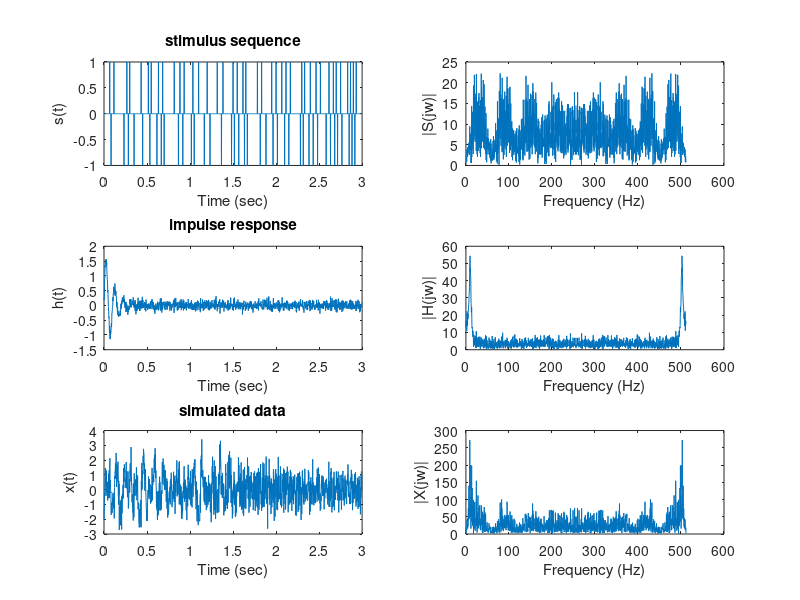
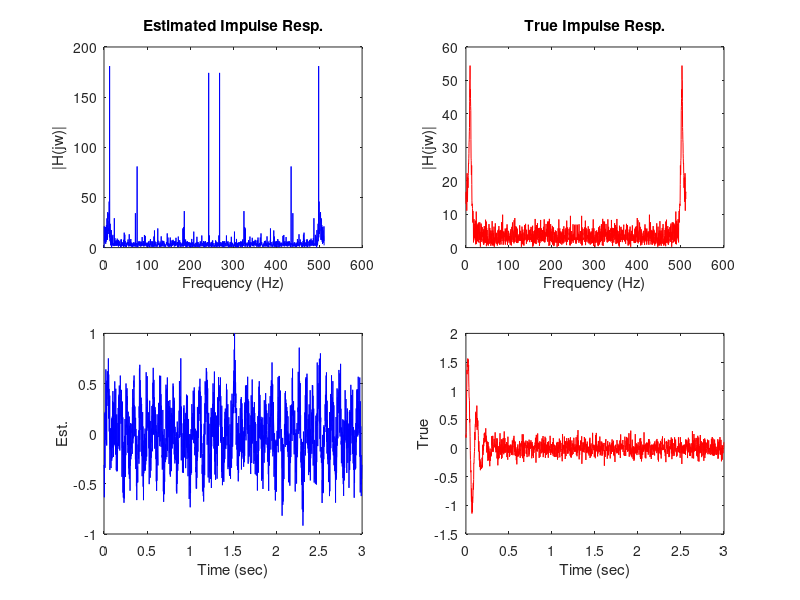
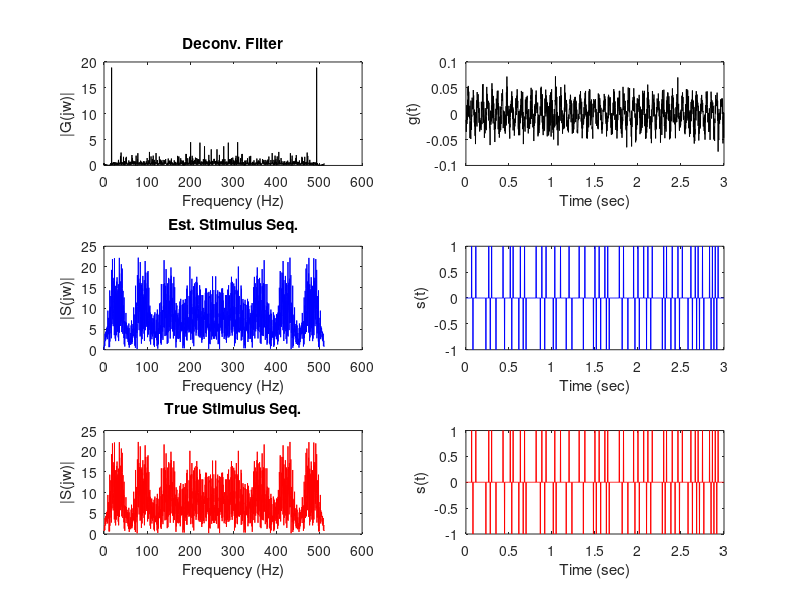

These charts were generated, in order, by the following MATLAB code: (Note: this script raises an error after producing the figures.)

REFRESH = 60;   % Hz
SRATE = 512;    % Hz
T = 3;  % data length (sec)
N = T*REFRESH;   % stimulus length

% generate stimulus sequence
rand_seq = rand(1,N) > 0.5;
stim_seq = diff(rand_seq);
S = zeros(1,T*SRATE);
ind = floor((0:1:(N-2)) * SRATE / REFRESH) + 1;
S(ind) = stim_seq;
S_jw = fft(S);

% generate impulse response
tao = 10;
freq = 10;
t = 0:1/SRATE:(T-1/SRATE); 
H = exp(-tao*t) .* sin(2*pi*freq*t);
H = H + awgn(H,20);
H_jw = fft(H);

% simulated signal
X = conv(H, S, 'same');
% X = X(1:length(t));
X_jw = fft(X);

% plot simulation results
f = 0:1/T:(SRATE-1/T);
figure, 
subplot(3,2,1); plot(t,S); ylabel('s(t)'); xlabel('Time (sec)'); title('stimulus sequence');
subplot(3,2,2); plot(f,abs(S_jw)); xlabel('Frequency (Hz)'); ylabel('|S(jw)|');
subplot(3,2,3); plot(t,H); ylabel('h(t)'); xlabel('Time (sec)'); title('impulse response');
subplot(3,2,4); plot(f,abs(H_jw)); xlabel('Frequency (Hz)'); ylabel('|H(jw)|');
subplot(3,2,5); plot(t,X); ylabel('x(t)'); xlabel('Time (sec)'); title('simulated data');
subplot(3,2,6); plot(f,abs(X_jw)); xlabel('Frequency (Hz)'); ylabel('|X(jw)|');

%% 
% option 1: H = X / S (same as option 2)
H_jw_est_1 = X_jw ./ S_jw;                % zero at 0 Hz
H_jw_est_1(1) = 0;                        % set zero frequency to 0
H_est_1 = ifft(H_jw_est_1);

% option 2: H = XX* / SX*
H_jw_est = (X_jw .* conj(X_jw)) ./ (S_jw .* conj(X_jw));
H_jw_est(1) = 0;
H_est = ifft(H_jw_est);

% plot results
figure,
subplot(2,2,1); plot(f,abs(H_jw_est),'b'); xlabel('Frequency (Hz)'); ylabel('|H(jw)|'); title('Estimated Impulse Resp.')
subplot(2,2,2); plot(f,abs(H_jw),'r'); xlabel('Frequency (Hz)'); ylabel('|H(jw)|'); title('True Impulse Resp.')
subplot(2,2,3); plot(t,H_est,'b'); xlabel('Time (sec)'); ylabel('Est.');
subplot(2,2,4); plot(t,H,'r');xlabel('Time (sec)'); ylabel('True');


%%
% compute deconvolve filter
G_jw_est = 1./H_jw_est;
G_jw_est(1) = 0;
G_est = ifft(G_jw_est);

% deconvlve signals
S_jw_est = G_jw_est .* X_jw;
S_est = ifft(S_jw_est);

% plot results
figure,
subplot(3,2,1); plot(f,abs(G_jw_est),'k'); xlabel('Frequency (Hz)'); ylabel('|G(jw)|'); title('Deconv. Filter')
subplot(3,2,2); plot(t,G_est,'k'); xlabel('Time (sec)'); ylabel('g(t)');
subplot(3,2,3); plot(f,abs(S_jw_est),'b'); xlabel('Frequency (Hz)'); ylabel('|S(jw)|'); title('Est. Stimulus Seq.')
subplot(3,2,4); plot(t,S_est,'b');xlabel('Time (sec)'); ylabel('s(t)'); ylim([-1 1]);
subplot(3,2,5); plot(f,abs(S_jw),'r'); xlabel('Frequency (Hz)'); ylabel('|S(jw)|'); title('True Stimulus Seq.')
subplot(3,2,6); plot(t,S,'r');xlabel('Time (sec)'); ylabel('s(t)');


%% 
% apply hanning window
X_win = hann(length(X))' .* X;
X_win_jw = fft(X_win);

% deconvolution
[Q,R] = deconv(X,S);
